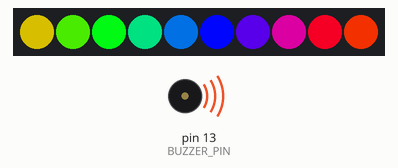
The sketch below on a simulated Arduino Uno, built with avr-gcc and run on an emulated ATmega328P. On the bench: 10 RGB LEDs in strip order, left to right, buzzer (waves = sounding).

Above: at 0.45 s.
At 1.1 s:
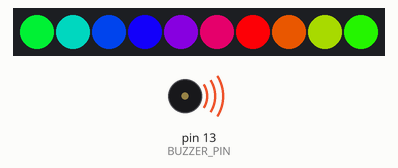
At 2.08 s:
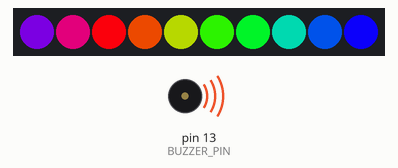
At 4.8 s:
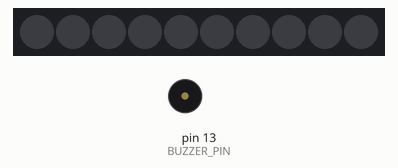
Timing chart, 0 to 39.9 s (numbered marks = the images above):
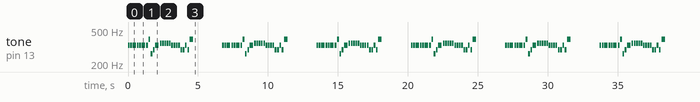

Measured:
- by itself, tone on pin 13 (BUZZER_PIN): plays 330 Hz for 0.13 s, 330 Hz for 0.13 s, 330 Hz for 0.25 s, 330 Hz for 0.13 s, 330 Hz for 0.13 s, 330 Hz for 0.25 s … (150 notes in this stretch)

The sketch:

alert-block-sample.ino
```cpp
#include <Adafruit_NeoPixel.h>

#define BUZZER_PIN 13
#define LED_PIN    14
#define NUM_LEDS   10

Adafruit_NeoPixel strip(NUM_LEDS, LED_PIN, NEO_GRB + NEO_KHZ800);

// Note frequencies
#define NOTE_C4  262
#define NOTE_D4  294
#define NOTE_E4  330
#define NOTE_F4  349
#define NOTE_G4  392
#define NOTE_A4  440
#define NOTE_B4  494
#define NOTE_C5  523
#define NOTE_D5  587
#define NOTE_E5  659
#define NOTE_F5  698
#define NOTE_G5  784

// Full "Jingle Bells" melody
int melody[] = {
  NOTE_E4, NOTE_E4, NOTE_E4,
  NOTE_E4, NOTE_E4, NOTE_E4,
  NOTE_E4, NOTE_G4, NOTE_C4, NOTE_D4, NOTE_E4,

  NOTE_F4, NOTE_F4, NOTE_F4, NOTE_F4,
  NOTE_F4, NOTE_E4, NOTE_E4,
  NOTE_E4, NOTE_E4, NOTE_D4, NOTE_D4, NOTE_E4, NOTE_D4, NOTE_G4
};

// Note durations (4 = quarter note, 8 = eighth note)
int noteDurations[] = {
  8,8,4,
  8,8,4,
  8,8,8,8,4,

  8,8,8,8,
  8,8,8,
  8,8,8,8,8,8,4
};

void setup() {
  pinMode(BUZZER_PIN, OUTPUT);
  strip.begin();
  strip.show(); // Initialize all LEDs to off
}

void loop() {
  playJingleBells();
  delay(2000); // Pause before repeating
}

void playJingleBells() {
  int numNotes = sizeof(melody)/sizeof(melody[0]);

  for (int thisNote = 0; thisNote < numNotes; thisNote++) {
    int noteDuration = 1000 / noteDurations[thisNote];

    // Play the note on the buzzer
    tone(BUZZER_PIN, melody[thisNote], noteDuration);

    // LED effect: moving rainbow along the strip
    for (int i = 0; i < NUM_LEDS; i++) {
      int colorIndex = (i*256/NUM_LEDS + thisNote*20) % 256;
      strip.setPixelColor(i, Wheel(colorIndex));
    }
    strip.show();

    // Wait for the note to finish
    delay(noteDuration * 1.30);

    // Turn off LEDs between notes
    for (int i = 0; i < NUM_LEDS; i++) strip.setPixelColor(i, 0);
    strip.show();
  }
}

// Helper function to create rainbow colors
uint32_t Wheel(byte WheelPos) {
  WheelPos = 255 - WheelPos;
  if(WheelPos < 85) {
    return strip.Color(255 - WheelPos * 3, 0, WheelPos * 3);
  } else if(WheelPos < 170) {
    WheelPos -= 85;
    return strip.Color(0, WheelPos * 3, 255 - WheelPos * 3);
  } else {
    WheelPos -= 170;
    return strip.Color(WheelPos * 3, 255 - WheelPos * 3, 0);
  }
}
```
